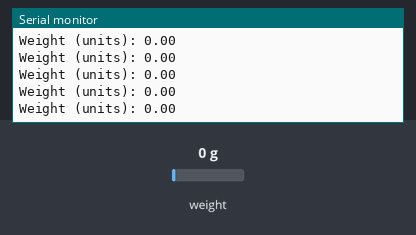
Simulated run of this sketch. Board: ESP32. On the bench: the last lines printed to the serial monitor. Inputs (shaded band) come from the test bench; at power-on: weight on the scale 0 g.

Above: at 8.2 s.
8.3 s: weight on the scale set to 100 g
At 8.46 s:
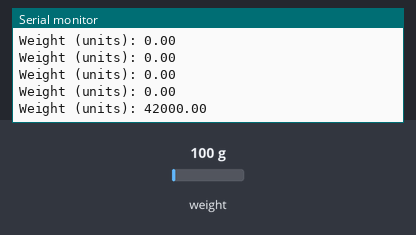
9.8 s: weight on the scale set to 1250 g
At 9.86 s:
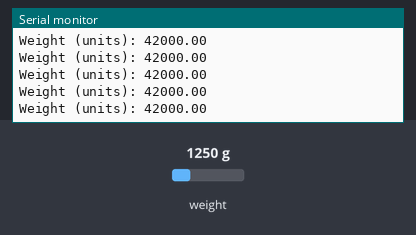
Timing chart, 0 to 12.8 s (numbered marks = the images above; inputs shaded):
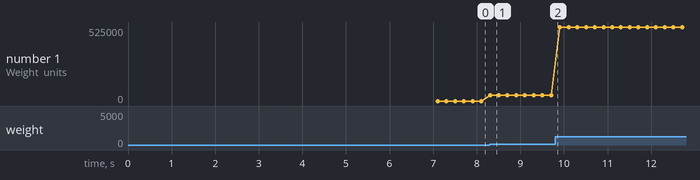

Measured:
- after the input at 8.3 s, the serial monitor: prints a new line at once (image 1)
- plotted number 1: 0 → 42000 after the input at 8.3 s, 42000 → 525000 after the input at 9.8 s

The sketch:

esp32LoadCell.ino
```cpp
#include <HX711.h>

// Pin definitions for HX711
#define DT_PIN 21 // GPIO pin connected to DT (data) of HX711
#define SCK_PIN 22 // GPIO pin connected to SCK (clock) of HX711

float rawValue;

HX711 scale;

void setup() {
  Serial.begin(115200);
  Serial.println("HX711 Offset Calibration");

  // Initialize the scale
  scale.begin(DT_PIN, SCK_PIN);

  // Check if the HX711 is connected
 // if (!scale.is_ready()) {
 //   Serial.println("Error: HX711 not found.");
 //   while (true) {
 //     delay(100);
 //  }
 // }

  Serial.println("Place no weight on the scale.");
  delay(5000); // Wait for user to remove all weight
  Serial.println("Calibrating...");

  // Tare the scale to zero it
  scale.tare();
  Serial.println("Scale offset calibrated.");

  Serial.print("Offset value: ");
  Serial.println(scale.get_offset());

  Serial.println("You can now add weight to measure readings.");
  delay(1000);
}

void loop() {
  if (scale.is_ready()) {
    // Read the raw value from the HX711
    rawValue = scale.get_units();
    Serial.print("Weight (units): ");
    Serial.println(rawValue);
  } else {
    Serial.println("Waiting for HX711...");
  }
  delay(100); // Update every 500 ms
}
```
